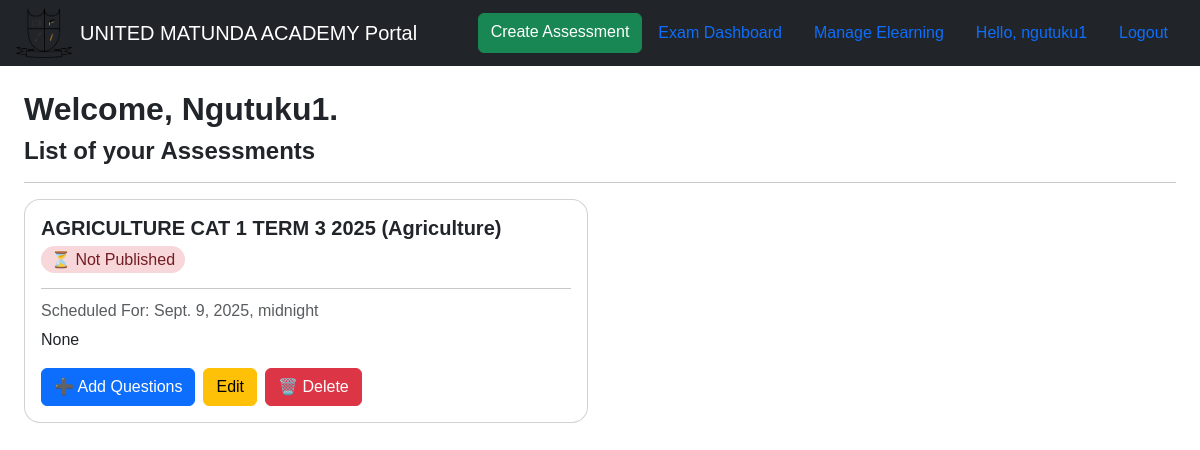
/assessment/dashboard/ (signed in), run on the app's committed database.
### Assessments/models.py (models this page shows, shortened)
class Assessment(models.Model):
    title = models.CharField(max_length=255)
    user = models.ForeignKey(User,  on_delete=models.CASCADE, blank=True, null=True)
    grade = models.ForeignKey(Grade, related_name='grade_assessments', on_delete=models.CASCADE)
    subject = models.ForeignKey(Subject, on_delete=models.CASCADE)
    teacher = models.CharField(max_length=250)
    scheduled_date = models.DateTimeField()
    duration_minutes = models.PositiveIntegerField()
    created = models.DateTimeField(auto_now_add=True)
    description = models.TextField(blank=True, null=True)
    is_published = models.BooleanField(default=False)
    done = models.BooleanField(default=False)
    class Meta:
        ordering = ('-created',)
    def __str__(self):
        return f"{self.title} ({self.subject})"

### Subjects/models.py (models this page shows)
class Subject(models.Model):
    grade = models.ForeignKey(Grade, on_delete=models.CASCADE, blank=True)
    name = models.CharField(max_length=250)
    def __str__(self):
        return f"{self.name}"

### Assessments/views.py (the view)
# urls.py: path('dashboard/', views.Dashboard.as_view(), name='dashboard'),
class Dashboard(LoginRequiredMixin, ListView):
    template_name = 'dashboard.html'
    context_object_name = 'teacher_assessment_list'
    def get_queryset(self):
        return Assessment.objects.filter(user=self.request.user)

### Assessments/templates/dashboard.html (shortened to what this page needs)
{% extends 'base.html' %}
{% block nav %}
    <a href="{% url 'create_assessment' %}" class="btn btn-success">Create Assessment</a>
{% endblock %}
{% block content %}
    <div class="container-fluid">
        <h2>Welcome, {{ request.user.username | capfirst }}.</h2>
            <h4>List of your Assessments</h4>
            <hr>
            <div class="row">
                {% for i in teacher_assessment_list %}
                    <div class="col-md-6">
                        <div class="card">
                      <div class="card-body">
                          <div class="d-flex justify-content-between">
                              <h5 class="card-title">{{ i }}</h5>
                          </div>
                        {% if i.is_published %}
                          <span style="background-color: #d4edda; color: #155724; padding: 5px 10px; border-radius: 20px;">
                            ✅ Published
                          </span>
                        {% else %}
                          <span style="background-color: #f8d7da; color: #721c24; padding: 5px 10px; border-radius: 20px;">
                            ⏳ Not Published
                          </span>
                        {% endif %}
                        <hr>
                          <h6 class="card-subtitle mb-2 text-muted">Scheduled For: {{ i.scheduled_date }}</h6>
                        <p class="card-text">{{ i.description }}</p>
                        <div class="d-flex gap-2 flex-wrap">
                            {% if i.is_published %}
                                <a href="{% url 'assessment_analysis' i.pk %}" class="btn btn-primary">View Performance</a>
                                <a href="{% url 'questions_list' i.pk %}" class="btn btn-warning">View Questions</a>
                            {% else %}
                                <a href="{% url 'create_questions' i.pk %}" class="btn btn-primary">➕ Add Questions</a>
                                <a href="{% url 'assessment_edit' i.pk %}" class="btn btn-warning">Edit</a>
                            {% endif %}
                          <a href="{% url 'delete_assessment' i.pk %}" class="btn btn-danger">🗑️ Delete</a>
                        </div>
                      </div>
                    </div>
                    </div>
                {% empty %}
                    <h3>No Assessments Available</h3>
                {% endfor %}
            </div>
    </div>
{% endblock %}

### Assessments/templates/base.html (shortened to what this page needs)
{% load static %}
<!DOCTYPE html>
<html lang="en">
<head>
    {% load static %}
<link href="{% static 'css/bootstrap.min.css' %}" rel="stylesheet">
<link href="{% static 'css/quill.snow.css' %}" rel="stylesheet">
</head>
<body>
    <nav class="navbar navbar-dark bg-dark px-3">
  <div class="d-flex align-items-center">
    <img src="{% static 'images/Logo.png' %}" style="width:3.5rem; margin-right: 0.5rem;">
    <a class="navbar-brand text-white mb-0" href="{% url 'home_page'%}">
      UNITED MATUNDA ACADEMY Portal
    </a>
  </div>
  <ul class="nav justify-content-end">
    {% block nav %}{% endblock %}
    {% if user.is_authenticated %}
      <li><a class="nav-link" href="{% url 'dashboard' %}">Exam Dashboard</a></li>
      <li><a class="nav-link" href="{% url 'elearning_home' %}">Manage Elearning</a></li>
      <li class="nav-item">
        <a class="nav-link active" aria-current="page" href="#">
          <span>Hello, {{ user.username }}</span>
        </a>
      </li>
      <li class="nav-item"><a class="nav-link" href="{% url 'logout' %}">Logout</a></li>
    {% else %}
      <li class="nav-item"><a class="nav-link" href="{% url 'login' %}">Login</a></li>
    {% endif %}
  </ul>
</nav>
    <main class="container-fluid mt-4">
        {% block content %}
        {% endblock %}
    </main>
</body>
</html>

### Assessments/templates/base.html (style rules this page uses)
body { font-family: 'Poppins', sans-serif; }
h1, h2, h3, h4, h5 { font-family: 'Poppins', sans-serif; font-weight: 600; }
.card { border-radius: 1rem; }

### data on the page
Assessment: title+subject "AGRICULTURE CAT 1 TERM 3 2025 (Agriculture)", is_published "⏳ Not Published", scheduled_date "Sept. 9, 2025, midnight", description "None"

### other printed values
{{ user.username }} "ngutuku1"
{{ request.user.username | capfirst }} "Ngutuku1"
